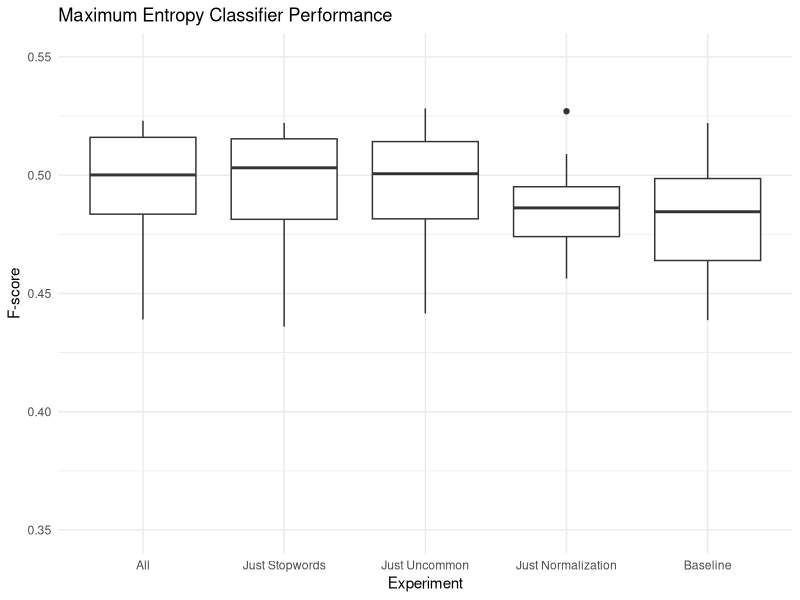
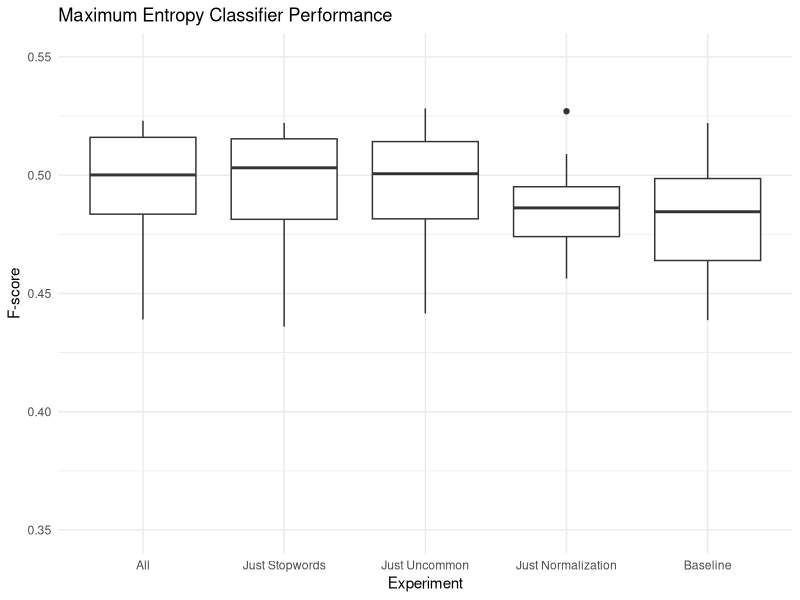

Source code (R) for these figures, in order:

library(ggplot2)

#data <- read.table("box.csv", header=TRUE, col.names=c("y"))
#data <- read.table("box.csv", col.names=c("X", "F"))
data <- read.csv("boxplot.csv", header=TRUE)

print(data)

chart_title <- "Maximum Entropy Classifier Performance"
xlab <- "Experiment"
ylab <- "F-score"
groups <- c("All", "Just Stopwords", "Just Uncommon", "Just Normalization", "Baseline")

p <- ggplot(data, aes(x=factor(Label), y=F)) + geom_boxplot()
p = p + scale_x_discrete(xlab, labels=groups)
p = p + scale_y_continuous(ylab, limits=c(0.35, 0.55))
p = p + ggtitle(chart_title)
p = p + theme_minimal()

#png("boxplot.png")
p # Draw that sucker
#dev.off()
ggsave("boxplot.png")
